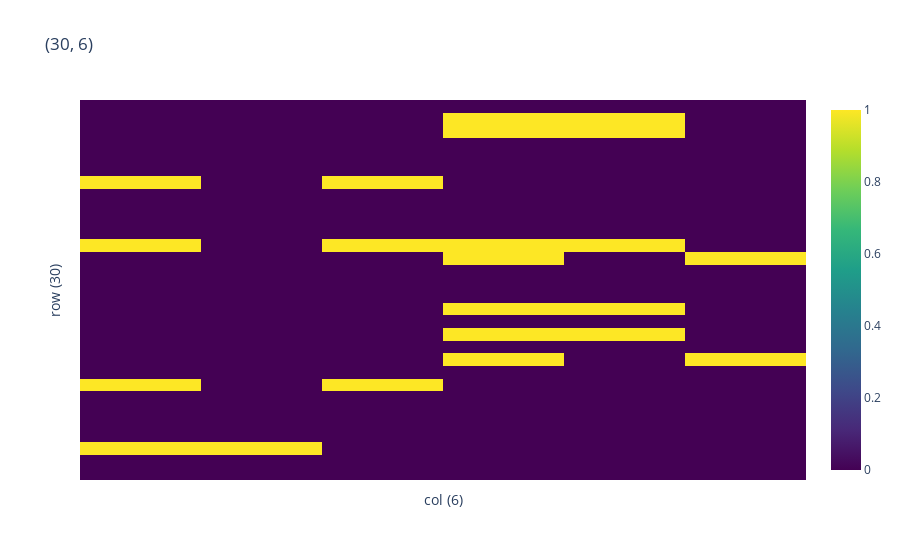

Notebook code cell kept with this figure:
### Code cell
from interp_utils import heatmap

heatmap(tree.sample((30,)))

### Figure 1 — Plotly figure (JSON) as saved in the notebook; plotly's stock layout.template omitted (floating-point values rounded to 4 significant figures; data arrays with more than 128 entries replaced by an {"elided": "..."} marker saying what was removed)
{"data": [{"colorscale": [[0, "#440154"], [0.1111, "#482878"], [0.2222, "#3e4989"], [0.3333, "#31688e"], [0.4444, "#26828e"], [0.5556, "#1f9e89"], [0.6667, "#35b779"], [0.7778, "#6ece58"], [0.8889, "#b5de2b"], [1, "#fde725"]], "hovertemplate": "%{y}%{x}val: %{z:.2f}<extra></extra>", "type": "heatmap", "x": ["col: 0<br>", "col: 1<br>", "col: 2<br>", "col: 3<br>", "col: 4<br>", "col: 5<br>"], "y": ["row: 0<br>", "row: 1<br>", "row: 2<br>", "row: 3<br>", "row: 4<br>", "row: 5<br>", "row: 6<br>", "row: 7<br>", "row: 8<br>", "row: 9<br>", "row: 10<br>", "row: 11<br>", "row: 12<br>", "row: 13<br>", "row: 14<br>", "row: 15<br>", "row: 16<br>", "row: 17<br>", "row: 18<br>", "row: 19<br>", "row: 20<br>", "row: 21<br>", "row: 22<br>", "row: 23<br>", "row: 24<br>", "row: 25<br>", "row: 26<br>", "row: 27<br>", "row: 28<br>", "row: 29<br>"], "z": {"elided": "30x6 int values"}}], "layout": {"title": {"text": "(30, 6)"}, "xaxis": {"showticklabels": false, "title": {"text": "col (6)"}}, "yaxis": {"autorange": "reversed", "showticklabels": false, "title": {"text": "row (30)"}}}}
